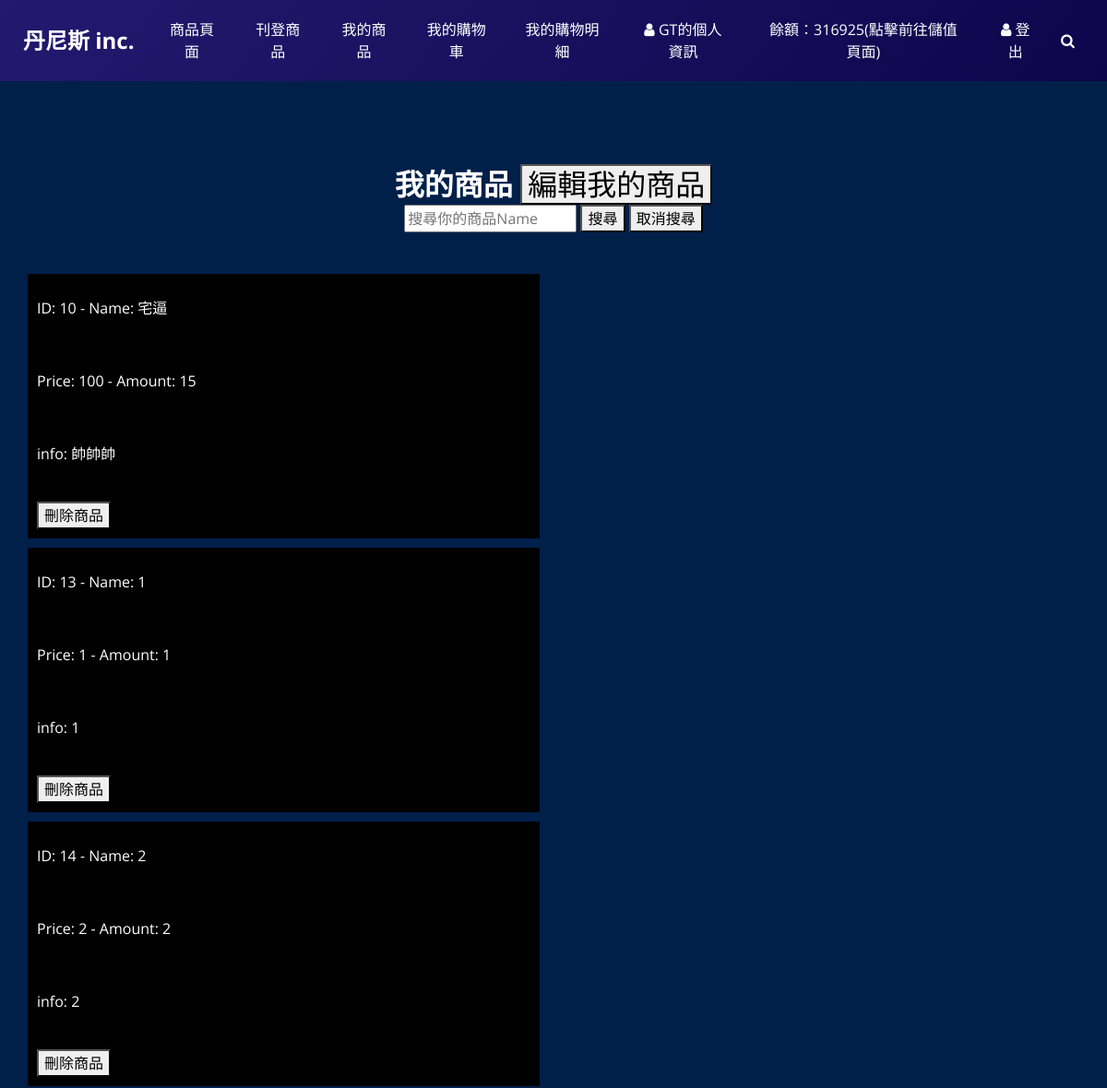
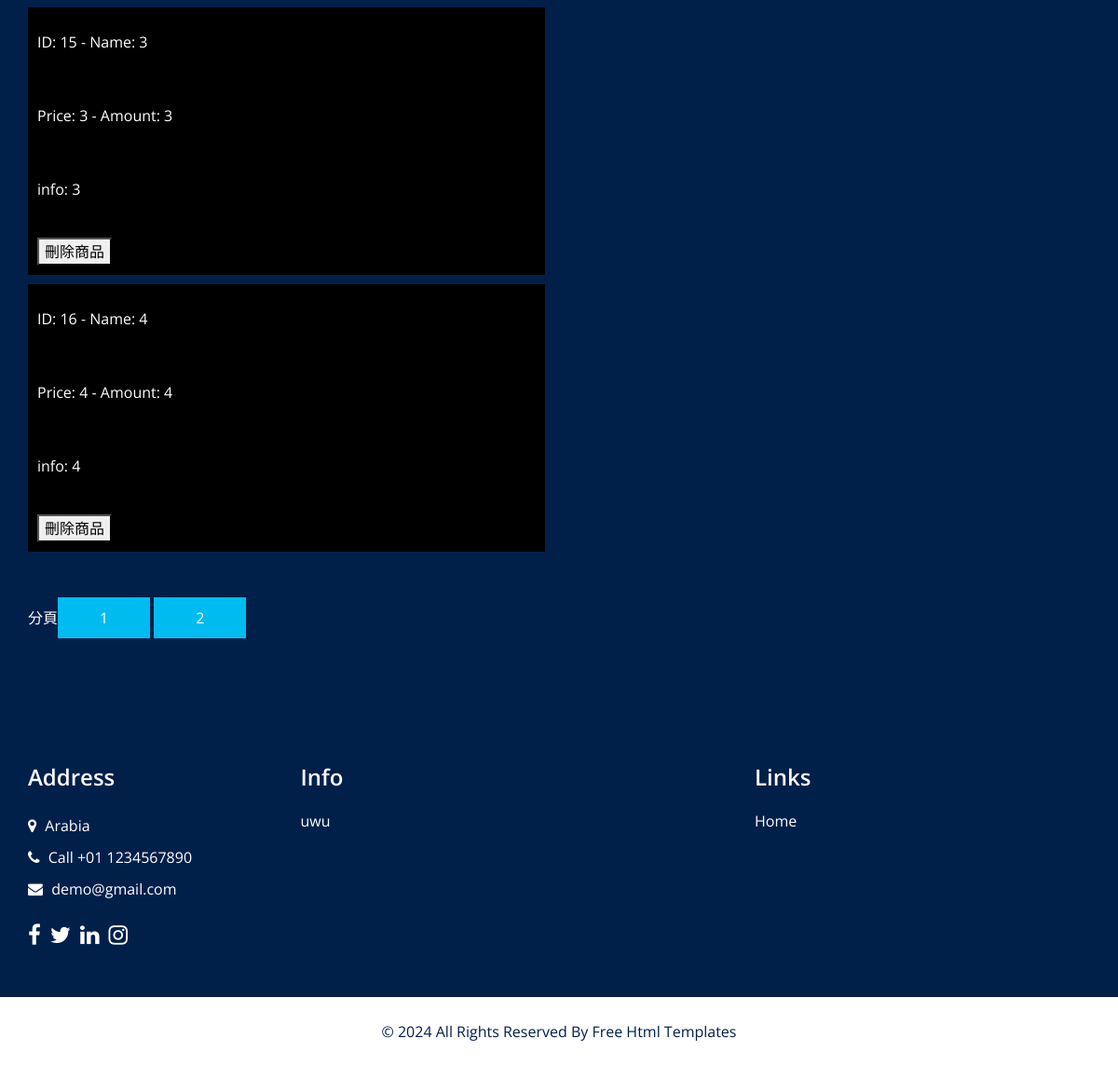
/myProducts.php (signed in), run on an earlier commit of the app's database (2 pictures, top to bottom).
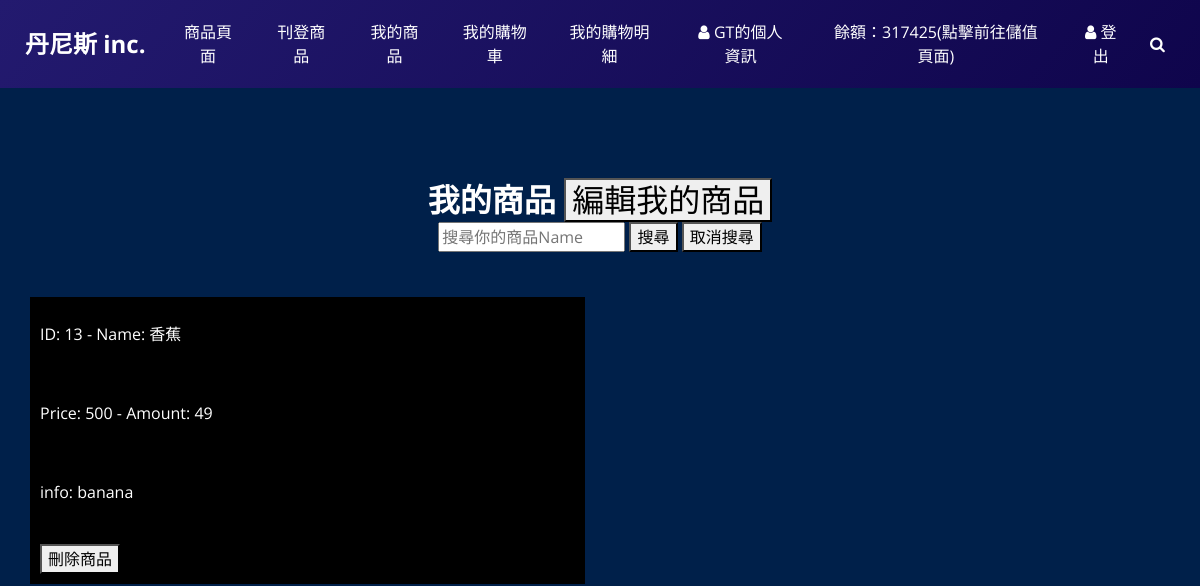
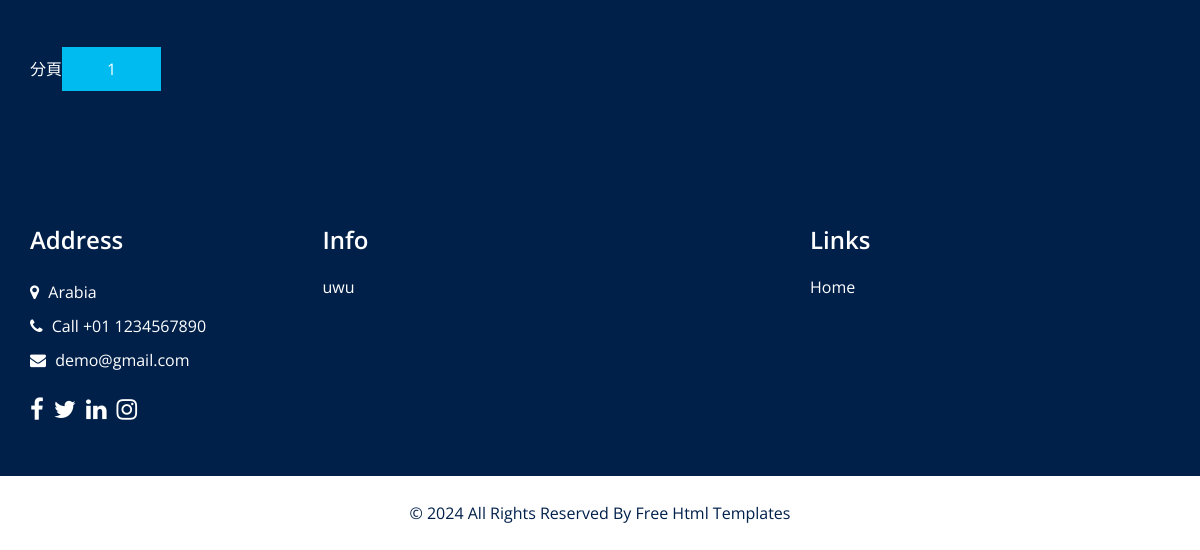
And on a later commit of the database (2 pictures, top to bottom).
### tables this page shows
CREATE TABLE `users` (
  `userID` int(10) NOT NULL COMMENT 'key',
  `username` varchar(50) NOT NULL,
  `account` varchar(255) NOT NULL,
  `password` varchar(255) NOT NULL,
  `balance` int(10) NOT NULL,
  `role` varchar(255) NOT NULL
);

CREATE TABLE `products` (
  `PID` int(10) NOT NULL,
  `productName` varchar(50) NOT NULL,
  `productPrice` int(10) NOT NULL,
  `productAmount` int(10) NOT NULL,
  `productIntro` varchar(255) NOT NULL,
  `productCover` mediumblob NOT NULL,
  `sellerID` int(10) NOT NULL
);

### myProducts.php (the view, shortened to what this page needs)
<!DOCTYPE html>
<html>
<head>
    <link rel="stylesheet" type="text/css" href="css/bootstrap.css" />
    <link rel="stylesheet" type="text/css" href="https://cdnjs.cloudflare.com/ajax/libs/OwlCarousel2/2.3.4/assets/owl.carousel.min.css" />
    <link href="css/font-awesome.min.css" rel="stylesheet" />
    <link href="css/style.css" rel="stylesheet" />
    <link href="css/responsive.css" rel="stylesheet" />
    <?php
        include "db_connect.php";
    ?>
</head>
<body class="sub_page">
  <div class="hero_area">
    <header class="header_section">
        <div class="container-fluid">
            <nav class="navbar navbar-expand-lg custom_nav-container ">
            <a class="navbar-brand" href="index.html">
                <span>
                丹尼斯 inc.
                </span>
            </a>
            <div class="collapse navbar-collapse" id="navbarSupportedContent">
                <ul class="navbar-nav  ">
                    <li class="nav-item ">
                        <a class="nav-link" href="goods.php">商品頁面 </a>
                    </li>
                    <li class="nav-item ">
                        <a class="nav-link" href="sellItems.php">刊登商品 </a>
                    </li>
                    <li class="nav-item ">
                        <a class="nav-link" href="myProducts.php">我的商品 </a>
                    </li>
                    <li class="nav-item ">
                        <a class="nav-link" href="myCart.php">我的購物車 </a>
                    </li>
                    <li class="nav-item ">
                        <a class="nav-link" href="myDetail.php">我的購物明細 </a>
                    </li>
                    <li class="nav-item">
                        <a class="nav-link" href="aboutme.php">
                            <i class="fa fa-user" aria-hidden="true"></i> <?php echo $_SESSION['username'];?>的個人資訊
                        </a>
                    </li>
                    <li class="nav-item ">
                        <?php
                            $userID = $_SESSION['userID'];
                            $balance_stmt = $db->prepare("SELECT balance FROM users WHERE userID = :userID");
                            $balance_stmt->bindParam(':userID', $userID);
                            $balance_stmt->execute();
                            $balance = $balance_stmt->fetchColumn();
                            echo '<a class="nav-link" href="topUp.php">餘額：' . $balance . '(點擊前往儲值頁面)</a>';
                        ?>
                    </li>
                    <li class="nav-item">
                        <a class="nav-link" href="logout.php"> <i class="fa fa-user" aria-hidden="true"></i> 登出</a>
                    </li>
                    <form class="form-inline">
                        <button class="btn  my-2 my-sm-0 nav_search-btn" type="submit">
                        <i class="fa fa-search" aria-hidden="true"></i>
                        </button>
                    </form>
                </ul>
            </div>
            </nav>
        </div>
        </header>
    </div>
    <section class="about_section layout_padding">
        <div class="container  ">
            <div class="heading_container heading_center">
                <h2>
                    我的商品
                    <a href='editMyProducts.php'><button class='nav_search-btn'>編輯我的商品</button></a>
                </h2>
                <form method="GET" action="myProducts.php">
                    <input name="keyword" placeholder="搜尋你的商品Name"></input>
                    <button type="submit" name="searchBtn">搜尋</button>
                    <button onclick="window.history.back()">取消搜尋</button>
                </form>
            </div>
            <div class="row">
                <div class="col-md-6">
                    <div class="detail-box">
                    <?php
$records_per_page = 5;
$search_keyword = '';
if (isset($_GET['page']) && is_numeric($_GET['page'])) {
    $current_page = (int)$_GET['page'];
} else {
    $current_page = 1;
}
$start_index = ($current_page - 1) * $records_per_page;
try {
    $sql = "SELECT * FROM products";
    $sellerID = $_SESSION['userID'];
    if (!empty($search_keyword)) {
        $sql .= " WHERE productName LIKE :keyword AND sellerID = :sellerID";
    }
    else {
        $sql .= " WHERE sellerID = :sellerID";
    }
    $sql .= " LIMIT :start_index, :records_per_page";
    $stmt = $db->prepare($sql);
    $stmt->bindParam(':sellerID', $sellerID);
    $stmt->bindParam(':start_index', $start_index, PDO::PARAM_INT);
    $stmt->bindParam(':records_per_page', $records_per_page, PDO::PARAM_INT);
    $stmt->execute();
    if ($stmt->rowCount() > 0) {
        while ($row = $stmt->fetch(PDO::FETCH_ASSOC)) {
            echo "<div style='background-color: black; padding: 10px; margin-bottom: 10px;'>";
            echo "<p>ID: " . $row["PID"] . " - Name: " . $row["productName"] . "</p><br>";
            echo "<p>Price: " . $row["productPrice"] . " - Amount: " . $row["productAmount"] . "</p><br>";
            echo "<p>info: " . $row["productIntro"] . "</p><br>";
            echo "<form method='POST'>";
            echo "<button type='submit' name='deleteProduct'>刪除商品</button>";
            echo "</form>";
            echo "</div>";
        }
    } else {
        echo "0 筆結果";
    }
    $total_records_stmt = $db->query("SELECT COUNT(*) FROM products");
    $total_records = $total_records_stmt->fetchColumn();
    $total_pages = ceil($total_records / $records_per_page);
    echo "<br>分頁";
    for ($i = 1; $i <= $total_pages; $i++) {
        echo "<a href='?page=$i'>$i</a> ";
    }
} catch (PDOException $e) {
    echo "Error: " . $e->getMessage();
}
?>
                    </div>
                </div>
            </div>
        </div>
    </section>
    <section class="info_section layout_padding2">
        <div class="container">
        <div class="row">
            <div class="col-md-6 col-lg-3 info_col">
            <div class="info_contact">
                <h4>
                Address
                </h4>
                <div class="contact_link_box">
                <a href="">
                    <i class="fa fa-map-marker" aria-hidden="true"></i>
                    <span>
                    Arabia
                    </span>
                </a>
                <a href="">
                    <i class="fa fa-phone" aria-hidden="true"></i>
                    <span>
                    Call +01 1234567890
                    </span>
                </a>
                <a href="">
                    <i class="fa fa-envelope" aria-hidden="true"></i>
                    <span>
                    demo@gmail.com
                    </span>
                </a>
                </div>
            </div>
            <div class="info_social">
                <a href="">
                <i class="fa fa-facebook" aria-hidden="true"></i>
                </a>
                <a href="">
                <i class="fa fa-twitter" aria-hidden="true"></i>
                </a>
                <a href="">
                <i class="fa fa-linkedin" aria-hidden="true"></i>
                </a>
                <a href="">
                <i class="fa fa-instagram" aria-hidden="true"></i>
                </a>
            </div>
            </div>
            <div class="col-md-6 col-lg-3 info_col">
            <div class="info_detail">
                <h4>
                Info
                </h4>
                <p>
                uwu
                </p>
            </div>
            </div>
            <div class="col-md-6 col-lg-2 mx-auto info_col">
            <div class="info_link_box">
                <h4>
                Links
                </h4>
                <div class="info_links">
                <a class="active" href="index.html">
                    Home
                </a>
                </div>
            </div>
            </div>
        </div>
        </div>
    </section>
    <section class="footer_section">
        <div class="container">
        <p>
            &copy; <span id="displayYear"></span> All Rights Reserved By
            <a href="https://html.design/">Free Html Templates</a>
        </p>
        </div>
    </section>
</body>
</html>

### css/style.css (style rules this page uses)
body { font-family: "Open Sans", sans-serif; color: #0c0c0c; background-color: #ffffff; overflow-x: hidden; }
.layout_padding { padding: 90px 0; }
.layout_padding2 { padding: 75px 0; }
.heading_container { display: -webkit-box; display: -ms-flexbox; display: flex; -webkit-box-orient: vertical; -webkit-box-direction: normal; -ms-flex-direction: column; flex-direction: column; -webkit-box-align: start; -ms-flex-align: start; align-items: flex-start; }
.heading_container h2 { position: relative; font-weight: bold; margin-bottom: 0; }
.heading_container.heading_center { -webkit-box-align: center; -ms-flex-align: center; align-items: center; text-align: center; }
a, a:hover, a:focus { text-decoration: none; }
.btn, .btn:focus { outline: none !important; -webkit-box-shadow: none; box-shadow: none; }
.hero_area { position: relative; min-height: 100vh; display: -webkit-box; display: -ms-flexbox; display: flex; -webkit-box-orient: vertical; -webkit-box-direction: normal; -ms-flex-direction: column; flex-direction: column; }
.sub_page .hero_area { min-height: auto; background: linear-gradient(130deg, #231a6f, #0f054c); }
.header_section { padding: 15px 0; }
.header_section .container-fluid { padding-right: 25px; padding-left: 25px; }
.navbar-brand span { font-weight: bold; font-size: 24px; color: #ffffff; }
.custom_nav-container { padding: 0; }
.custom_nav-container .navbar-nav { margin-left: auto; }
.custom_nav-container .navbar-nav .nav-item .nav-link { padding: 5px 20px; color: #ffffff; text-align: center; text-transform: uppercase; border-radius: 5px; -webkit-transition: all 0.3s; transition: all 0.3s; }
.custom_nav-container .nav_search-btn { width: 35px; height: 35px; padding: 0; border: none; color: #ffffff; }
.about_section { background-color: #00204a; color: #ffffff; }
.about_section .heading_container { margin-bottom: 45px; }
.about_section .row { -webkit-box-align: center; -ms-flex-align: center; align-items: center; }
.about_section .detail-box p { margin-top: 15px; }
.about_section .detail-box a { display: inline-block; padding: 10px 45px; background-color: #00bbf0; color: #ffffff; border-radius: 0px; -webkit-transition: all 0.3s; transition: all 0.3s; border: none; margin-top: 15px; }
.info_section { background-color: #00204a; color: #ffffff; padding: 45px 0 15px 0; }
.info_section h4 { font-weight: 600; margin-bottom: 20px; }
.info_section .info_col { margin-bottom: 30px; }
.info_section .info_contact .contact_link_box { display: -webkit-box; display: -ms-flexbox; display: flex; -webkit-box-orient: vertical; -webkit-box-direction: normal; -ms-flex-direction: column; flex-direction: column; }
.info_section .info_contact .contact_link_box a { margin: 5px 0; color: #ffffff; }
.info_section .info_contact .contact_link_box a i { margin-right: 5px; }
.info_section .info_social { display: -webkit-box; display: -ms-flexbox; display: flex; margin-top: 20px; margin-bottom: 10px; }
.info_section .info_social a { display: -webkit-box; display: -ms-flexbox; display: flex; -webkit-box-pack: center; -ms-flex-pack: center; justify-content: center; -webkit-box-align: center; -ms-flex-align: center; align-items: center; color: #ffffff; border-radius: 100%; margin-right: 10px; font-size: 24px; }
.info_section .info_links { display: -webkit-box; display: -ms-flexbox; display: flex; -webkit-box-orient: vertical; -webkit-box-direction: normal; -ms-flex-direction: column; flex-direction: column; -ms-flex-wrap: wrap; flex-wrap: wrap; }
.info_section .info_links a { display: -webkit-box; display: -ms-flexbox; display: flex; -webkit-box-align: center; -ms-flex-align: center; align-items: center; margin-bottom: 15px; color: #ffffff; }
.footer_section { position: relative; background-color: #ffffff; text-align: center; }
.footer_section p { color: #00204a; padding: 25px 0; margin: 0; }
.footer_section p a { color: inherit; }

### css/responsive.css (style rules this page uses)
@media (min-width: 1200px) { .container { max-width: 1170px; } }

What changed in the data, as far as the page shows it:
removed products: PID "10", productName "宅逼", productPrice "100", productAmount "15", productIntro "帥帥帥"
removed products: PID "14", productName "2", productPrice "2", productAmount "2", productIntro "2"
removed products: PID "15", productName "3", productPrice "3", productAmount "3", productIntro "3"
removed products: PID "16", productName "4", productPrice "4", productAmount "4", productIntro "4"
changed users: balance "316925" → "317425"
changed products id 13: productName "1" → "香蕉"; productPrice "1" → "500"; productAmount "1" → "49"; productIntro "1" → "banana"
Also different on the page:
list line gone: "2"
